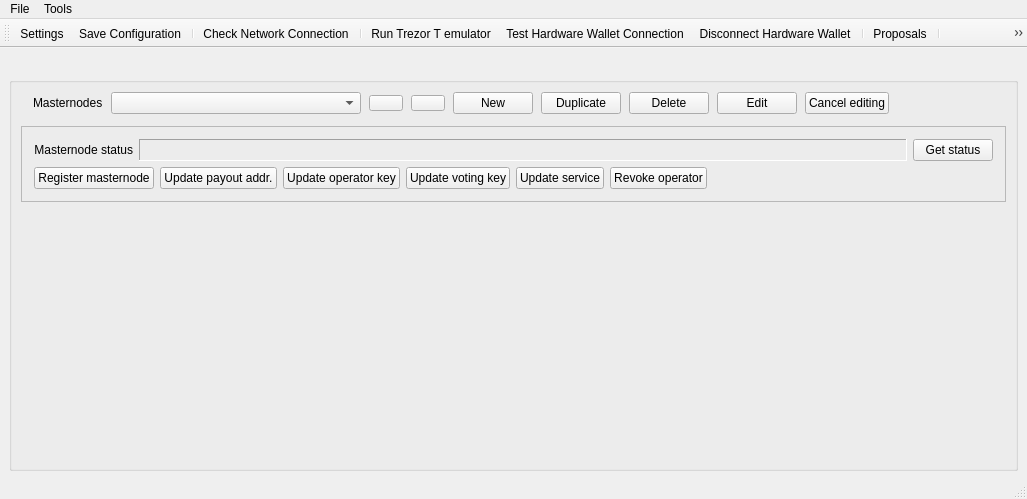
<?xml version="1.0" encoding="UTF-8"?>
<ui version="4.0">
 <class>MainWindow</class>
 <widget class="QMainWindow" name="MainWindow">
  <property name="geometry">
   <rect>
    <x>0</x>
    <y>0</y>
    <width>1027</width>
    <height>499</height>
   </rect>
  </property>
  <property name="sizePolicy">
   <sizepolicy hsizetype="Preferred" vsizetype="Preferred">
    <horstretch>0</horstretch>
    <verstretch>1</verstretch>
   </sizepolicy>
  </property>
  <property name="windowTitle">
   <string>MainWindow</string>
  </property>
  <widget class="QWidget" name="centralwidget">
   <layout class="QVBoxLayout" name="verticalLayout" stretch="0,1">
    <property name="bottomMargin">
     <number>6</number>
    </property>
    <item>
     <layout class="QHBoxLayout" name="layMessage" stretch="0">
      <property name="spacing">
       <number>0</number>
      </property>
      <property name="leftMargin">
       <number>0</number>
      </property>
      <property name="bottomMargin">
       <number>0</number>
      </property>
      <item>
       <widget class="QLabel" name="lblMessage">
        <property name="sizePolicy">
         <sizepolicy hsizetype="Minimum" vsizetype="Preferred">
          <horstretch>0</horstretch>
          <verstretch>0</verstretch>
         </sizepolicy>
        </property>
        <property name="text">
         <string/>
        </property>
        <property name="wordWrap">
         <bool>true</bool>
        </property>
        <property name="margin">
         <number>0</number>
        </property>
        <property name="openExternalLinks">
         <bool>false</bool>
        </property>
       </widget>
      </item>
     </layout>
    </item>
    <item>
     <widget class="QGroupBox" name="gbMain">
      <property name="sizePolicy">
       <sizepolicy hsizetype="Expanding" vsizetype="Expanding">
        <horstretch>1</horstretch>
        <verstretch>1</verstretch>
       </sizepolicy>
      </property>
      <property name="title">
       <string/>
      </property>
      <layout class="QVBoxLayout" name="verticalLayout_2">
       <property name="spacing">
        <number>12</number>
       </property>
       <item>
        <layout class="QHBoxLayout" name="layMasternodesControl" stretch="0,3,0,0,0,0,0,0,0,0">
         <property name="spacing">
          <number>8</number>
         </property>
         <property name="leftMargin">
          <number>12</number>
         </property>
         <property name="topMargin">
          <number>0</number>
         </property>
         <property name="rightMargin">
          <number>0</number>
         </property>
         <property name="bottomMargin">
          <number>0</number>
         </property>
         <item>
          <widget class="QLabel" name="label_5">
           <property name="minimumSize">
            <size>
             <width>0</width>
             <height>0</height>
            </size>
           </property>
           <property name="maximumSize">
            <size>
             <width>16777215</width>
             <height>16777215</height>
            </size>
           </property>
           <property name="text">
            <string>Masternodes</string>
           </property>
           <property name="alignment">
            <set>Qt::AlignLeading|Qt::AlignLeft|Qt::AlignVCenter</set>
           </property>
          </widget>
         </item>
         <item>
          <widget class="QComboBox" name="cboMasternodes">
           <property name="sizePolicy">
            <sizepolicy hsizetype="MinimumExpanding" vsizetype="Fixed">
             <horstretch>0</horstretch>
             <verstretch>0</verstretch>
            </sizepolicy>
           </property>
           <property name="minimumSize">
            <size>
             <width>140</width>
             <height>0</height>
            </size>
           </property>
           <property name="maximumSize">
            <size>
             <width>250</width>
             <height>16777215</height>
            </size>
           </property>
           <property name="toolTip">
            <string>List of configured masternodes</string>
           </property>
           <property name="editable">
            <bool>false</bool>
           </property>
          </widget>
         </item>
         <item>
          <widget class="QPushButton" name="btnMoveMnUp">
           <property name="sizePolicy">
            <sizepolicy hsizetype="Maximum" vsizetype="Fixed">
             <horstretch>0</horstretch>
             <verstretch>0</verstretch>
            </sizepolicy>
           </property>
           <property name="maximumSize">
            <size>
             <width>16777215</width>
             <height>16777215</height>
            </size>
           </property>
           <property name="toolTip">
            <string>Move up in the masternode list</string>
           </property>
           <property name="styleSheet">
            <string notr="true">padding-left: 0px;
padding-right: 0px;</string>
           </property>
           <property name="text">
            <string/>
           </property>
           <property name="flat">
            <bool>false</bool>
           </property>
          </widget>
         </item>
         <item>
          <widget class="QPushButton" name="btnMoveMnDown">
           <property name="toolTip">
            <string>Move down in the masternode list</string>
           </property>
           <property name="styleSheet">
            <string notr="true">padding-left: 0px;
padding-right: 0px;</string>
           </property>
           <property name="text">
            <string/>
           </property>
          </widget>
         </item>
         <item>
          <widget class="QPushButton" name="btnNewMn">
           <property name="sizePolicy">
            <sizepolicy hsizetype="Minimum" vsizetype="Fixed">
             <horstretch>0</horstretch>
             <verstretch>0</verstretch>
            </sizepolicy>
           </property>
           <property name="maximumSize">
            <size>
             <width>16777215</width>
             <height>16777215</height>
            </size>
           </property>
           <property name="toolTip">
            <string>Create a new Masternode configuration</string>
           </property>
           <property name="text">
            <string>New</string>
           </property>
          </widget>
         </item>
         <item>
          <widget class="QPushButton" name="btnDuplicateMn">
           <property name="sizePolicy">
            <sizepolicy hsizetype="Minimum" vsizetype="Fixed">
             <horstretch>0</horstretch>
             <verstretch>0</verstretch>
            </sizepolicy>
           </property>
           <property name="toolTip">
            <string>Duplicate masternode entry</string>
           </property>
           <property name="text">
            <string>Duplicate</string>
           </property>
          </widget>
         </item>
         <item>
          <widget class="QPushButton" name="btnDeleteMn">
           <property name="sizePolicy">
            <sizepolicy hsizetype="Minimum" vsizetype="Fixed">
             <horstretch>0</horstretch>
             <verstretch>0</verstretch>
            </sizepolicy>
           </property>
           <property name="toolTip">
            <string>Delete current Masternode configuration</string>
           </property>
           <property name="text">
            <string>Delete</string>
           </property>
          </widget>
         </item>
         <item>
          <widget class="QPushButton" name="btnEditMn">
           <property name="sizePolicy">
            <sizepolicy hsizetype="Minimum" vsizetype="Fixed">
             <horstretch>0</horstretch>
             <verstretch>0</verstretch>
            </sizepolicy>
           </property>
           <property name="maximumSize">
            <size>
             <width>16777215</width>
             <height>16777215</height>
            </size>
           </property>
           <property name="toolTip">
            <string>Enable editing</string>
           </property>
           <property name="text">
            <string>Edit</string>
           </property>
          </widget>
         </item>
         <item>
          <widget class="QPushButton" name="btnCancelEditingMn">
           <property name="text">
            <string>Cancel editing</string>
           </property>
          </widget>
         </item>
         <item>
          <spacer name="horizontalSpacer">
           <property name="orientation">
            <enum>Qt::Horizontal</enum>
           </property>
           <property name="sizeHint" stdset="0">
            <size>
             <width>40</width>
             <height>20</height>
            </size>
           </property>
          </spacer>
         </item>
        </layout>
       </item>
       <item>
        <widget class="QFrame" name="frmMasternodeDetails">
         <property name="frameShape">
          <enum>QFrame::StyledPanel</enum>
         </property>
         <property name="frameShadow">
          <enum>QFrame::Plain</enum>
         </property>
         <layout class="QVBoxLayout" name="verticalLayout_3">
          <property name="spacing">
           <number>-1</number>
          </property>
          <property name="leftMargin">
           <number>12</number>
          </property>
          <property name="topMargin">
           <number>12</number>
          </property>
          <property name="rightMargin">
           <number>12</number>
          </property>
          <property name="bottomMargin">
           <number>12</number>
          </property>
          <item>
           <layout class="QHBoxLayout" name="horizontalLayout" stretch="0,1,0">
            <property name="spacing">
             <number>-1</number>
            </property>
            <item>
             <widget class="QLabel" name="lblMasternodeStatus">
              <property name="minimumSize">
               <size>
                <width>0</width>
                <height>0</height>
               </size>
              </property>
              <property name="maximumSize">
               <size>
                <width>16777215</width>
                <height>16777215</height>
               </size>
              </property>
              <property name="text">
               <string>Masternode status</string>
              </property>
              <property name="alignment">
               <set>Qt::AlignRight|Qt::AlignTrailing|Qt::AlignVCenter</set>
              </property>
             </widget>
            </item>
            <item>
             <widget class="QLabel" name="lblMnStatus">
              <property name="frameShape">
               <enum>QFrame::Panel</enum>
              </property>
              <property name="frameShadow">
               <enum>QFrame::Sunken</enum>
              </property>
              <property name="text">
               <string/>
              </property>
              <property name="wordWrap">
               <bool>true</bool>
              </property>
              <property name="openExternalLinks">
               <bool>true</bool>
              </property>
              <property name="textInteractionFlags">
               <set>Qt::LinksAccessibleByMouse|Qt::TextSelectableByMouse</set>
              </property>
             </widget>
            </item>
            <item>
             <widget class="QPushButton" name="btnRefreshMnStatus">
              <property name="sizePolicy">
               <sizepolicy hsizetype="Minimum" vsizetype="Fixed">
                <horstretch>0</horstretch>
                <verstretch>0</verstretch>
               </sizepolicy>
              </property>
              <property name="toolTip">
               <string>Get Masternode's status</string>
              </property>
              <property name="text">
               <string>Get status</string>
              </property>
             </widget>
            </item>
           </layout>
          </item>
          <item>
           <layout class="QHBoxLayout" name="horizontalLayout_2">
            <property name="spacing">
             <number>-1</number>
            </property>
            <item>
             <widget class="QPushButton" name="btnRegisterDmn">
              <property name="toolTip">
               <string>Register new/update existing masternode by sending a ProRegTx transaction.</string>
              </property>
              <property name="text">
               <string>Register masternode</string>
              </property>
             </widget>
            </item>
            <item>
             <widget class="QPushButton" name="btnUpdMnPayoutAddr">
              <property name="sizePolicy">
               <sizepolicy hsizetype="Minimum" vsizetype="Fixed">
                <horstretch>0</horstretch>
                <verstretch>0</verstretch>
               </sizepolicy>
              </property>
              <property name="minimumSize">
               <size>
                <width>0</width>
                <height>0</height>
               </size>
              </property>
              <property name="maximumSize">
               <size>
                <width>16777215</width>
                <height>16777215</height>
               </size>
              </property>
              <property name="toolTip">
               <string>Update the masternode payout address on the network.</string>
              </property>
              <property name="styleSheet">
               <string notr="true"/>
              </property>
              <property name="text">
               <string>Update payout addr.</string>
              </property>
             </widget>
            </item>
            <item>
             <widget class="QPushButton" name="btnUpdMnOperatorKey">
              <property name="toolTip">
               <string>Update the masternode operator key on the network.</string>
              </property>
              <property name="text">
               <string>Update operator key</string>
              </property>
             </widget>
            </item>
            <item>
             <widget class="QPushButton" name="btnUpdMnVotingKey">
              <property name="toolTip">
               <string>Update the masternode voting key on the network.</string>
              </property>
              <property name="text">
               <string>Update voting key</string>
              </property>
             </widget>
            </item>
            <item>
             <widget class="QPushButton" name="btnUpdMnService">
              <property name="toolTip">
               <string>Update the masternode IP:port and/or the operator reward FIX address.</string>
              </property>
              <property name="text">
               <string>Update service</string>
              </property>
             </widget>
            </item>
            <item>
             <widget class="QPushButton" name="btnRevokeMn">
              <property name="toolTip">
               <string>Revoke the masternode operator key.</string>
              </property>
              <property name="text">
               <string>Revoke operator</string>
              </property>
             </widget>
            </item>
            <item>
             <spacer name="horizontalSpacer_3">
              <property name="orientation">
               <enum>Qt::Horizontal</enum>
              </property>
              <property name="sizeHint" stdset="0">
               <size>
                <width>40</width>
                <height>20</height>
               </size>
              </property>
             </spacer>
            </item>
           </layout>
          </item>
         </layout>
        </widget>
       </item>
       <item>
        <spacer name="verticalSpacer">
         <property name="orientation">
          <enum>Qt::Vertical</enum>
         </property>
         <property name="sizeHint" stdset="0">
          <size>
           <width>20</width>
           <height>40</height>
          </size>
         </property>
        </spacer>
       </item>
      </layout>
     </widget>
    </item>
   </layout>
  </widget>
  <widget class="QStatusBar" name="statusBar"/>
  <widget class="QMenuBar" name="menuBar">
   <property name="geometry">
    <rect>
     <x>0</x>
     <y>0</y>
     <width>1027</width>
     <height>22</height>
    </rect>
   </property>
   <widget class="QMenu" name="menuTools">
    <property name="title">
     <string>Tools</string>
    </property>
    <widget class="QMenu" name="menuClear">
     <property name="title">
      <string>Clear</string>
     </property>
     <addaction name="action_clear_wallet_cache"/>
     <addaction name="action_clear_proposals_cache"/>
    </widget>
    <addaction name="action_transfer_funds_for_any_address"/>
    <addaction name="separator"/>
    <addaction name="action_sign_message_with_collateral_addr"/>
    <addaction name="action_sign_message_with_owner_key"/>
    <addaction name="action_sign_message_with_voting_key"/>
    <addaction name="separator"/>
    <addaction name="action_hw_configuration"/>
    <addaction name="action_hw_initialization_recovery"/>
    <addaction name="separator"/>
    <addaction name="action_import_masternode_conf"/>
    <addaction name="separator"/>
    <addaction name="action_check_for_updates"/>
    <addaction name="action_command_console"/>
    <addaction name="action_open_log_file"/>
    <addaction name="action_open_data_folder"/>
    <addaction name="menuClear"/>
   </widget>
   <widget class="QMenu" name="menuFile">
    <property name="title">
     <string>File</string>
    </property>
    <widget class="QMenu" name="action_open_recent_files">
     <property name="title">
      <string>Recent Configuration Files</string>
     </property>
    </widget>
    <addaction name="action_load_config_file"/>
    <addaction name="action_open_recent_files"/>
    <addaction name="action_restore_config_from_backup"/>
    <addaction name="action_save_config_file"/>
    <addaction name="action_save_config_file_as"/>
    <addaction name="action_export_configuration"/>
    <addaction name="action_import_configuration"/>
    <addaction name="separator"/>
    <addaction name="action_open_settings_window"/>
    <addaction name="separator"/>
    <addaction name="action_about_app"/>
    <addaction name="action_about_qt"/>
   </widget>
   <addaction name="menuFile"/>
   <addaction name="menuTools"/>
  </widget>
  <widget class="QToolBar" name="toolBar">
   <property name="windowTitle">
    <string>toolBar</string>
   </property>
   <property name="toolButtonStyle">
    <enum>Qt::ToolButtonIconOnly</enum>
   </property>
   <property name="floatable">
    <bool>false</bool>
   </property>
   <attribute name="toolBarArea">
    <enum>TopToolBarArea</enum>
   </attribute>
   <attribute name="toolBarBreak">
    <bool>false</bool>
   </attribute>
   <addaction name="action_open_settings_window"/>
   <addaction name="action_save_config_file"/>
   <addaction name="separator"/>
   <addaction name="action_check_network_connection"/>
   <addaction name="separator"/>
   <addaction name="action_run_trezor_emulator"/>
   <addaction name="action_test_hw_connection"/>
   <addaction name="action_disconnect_hw"/>
   <addaction name="separator"/>
   <addaction name="action_open_proposals_window"/>
   <addaction name="separator"/>
   <addaction name="action_transfer_funds_for_any_address"/>
  </widget>
  <action name="action_transfer_funds_for_cur_mn">
   <property name="text">
    <string>Transfer Funds for Current Masternode...</string>
   </property>
  </action>
  <action name="action_transfer_funds_for_all_mns">
   <property name="text">
    <string>Transfer Funds for All Masternodes</string>
   </property>
  </action>
  <action name="action_transfer_funds_for_any_address">
   <property name="text">
    <string>Transfer Funds / Wallet</string>
   </property>
  </action>
  <action name="action_sign_message_with_collateral_addr">
   <property name="text">
    <string>Sign Message with Collateral Address...</string>
   </property>
   <property name="toolTip">
    <string>Sign message with the collateral address of the current masternode</string>
   </property>
  </action>
  <action name="action_hw_configuration">
   <property name="text">
    <string>Hardware Wallet PIN/passphrase Configuration...</string>
   </property>
  </action>
  <action name="action_load_config_file">
   <property name="text">
    <string>Open Configuration File...</string>
   </property>
   <property name="toolTip">
    <string>Open configuration file</string>
   </property>
   <property name="shortcut">
    <string>Ctrl+O</string>
   </property>
  </action>
  <action name="action_save_config_file_as">
   <property name="text">
    <string>Save Configuration As...</string>
   </property>
   <property name="shortcut">
    <string>Ctrl+Shift+S</string>
   </property>
  </action>
  <action name="action_save_config_file">
   <property name="text">
    <string>Save Configuration</string>
   </property>
   <property name="shortcut">
    <string>Ctrl+S</string>
   </property>
  </action>
  <action name="action_check_network_connection">
   <property name="text">
    <string>Check Network Connection</string>
   </property>
   <property name="toolTip">
    <string>Check FIX Network Connection</string>
   </property>
  </action>
  <action name="action_open_settings_window">
   <property name="text">
    <string>Settings</string>
   </property>
   <property name="toolTip">
    <string>Settings</string>
   </property>
   <property name="menuRole">
    <enum>QAction::PreferencesRole</enum>
   </property>
  </action>
  <action name="action_open_proposals_window">
   <property name="text">
    <string>Proposals</string>
   </property>
   <property name="toolTip">
    <string>Proposals</string>
   </property>
  </action>
  <action name="action_test_hw_connection">
   <property name="text">
    <string>Test Hardware Wallet Connection</string>
   </property>
  </action>
  <action name="action_disconnect_hw">
   <property name="text">
    <string>Disconnect Hardware Wallet</string>
   </property>
  </action>
  <action name="action_hw_initialization_recovery">
   <property name="text">
    <string>Hardware Wallet Initialization/Recovery...</string>
   </property>
  </action>
  <action name="action_check_for_updates">
   <property name="text">
    <string>Check For Updates</string>
   </property>
  </action>
  <action name="action_open_log_file">
   <property name="text">
    <string>Open Log File</string>
   </property>
   <property name="shortcut">
    <string>Meta+Alt+L</string>
   </property>
  </action>
  <action name="action_about_app">
   <property name="text">
    <string>About FixMasternodeTool...</string>
   </property>
   <property name="menuRole">
    <enum>QAction::AboutRole</enum>
   </property>
  </action>
  <action name="action_import_masternode_conf">
   <property name="text">
    <string>Import masternodes from the masternode.conf file...</string>
   </property>
  </action>
  <action name="action_about_qt">
   <property name="text">
    <string>About Qt...</string>
   </property>
   <property name="toolTip">
    <string>About Qt</string>
   </property>
   <property name="menuRole">
    <enum>QAction::AboutQtRole</enum>
   </property>
  </action>
  <action name="action_gen_mn_priv_key_compressed">
   <property name="text">
    <string>Generate masternode private key (compressed)</string>
   </property>
   <property name="shortcut">
    <string>Ctrl+Alt+C</string>
   </property>
  </action>
  <action name="action_gen_mn_priv_key_uncompressed">
   <property name="text">
    <string>Generate masternode private key (uncompressed)</string>
   </property>
   <property name="toolTip">
    <string>Generate masternode private key (uncompressed)</string>
   </property>
   <property name="shortcut">
    <string>Ctrl+Alt+U</string>
   </property>
  </action>
  <action name="action_command_console">
   <property name="text">
    <string>Command Console</string>
   </property>
   <property name="shortcut">
    <string>Meta+Alt+C</string>
   </property>
  </action>
  <action name="action_run_trezor_emulator">
   <property name="text">
    <string>Run Trezor T emulator</string>
   </property>
   <property name="toolTip">
    <string>Run Trezor T emulator</string>
   </property>
  </action>
  <action name="action_open_data_folder">
   <property name="text">
    <string>Open Application Data Folder</string>
   </property>
  </action>
  <action name="action_clear_wallet_cache">
   <property name="text">
    <string>Wallet Cache</string>
   </property>
  </action>
  <action name="action_clear_proposals_cache">
   <property name="text">
    <string>Proposals Cache</string>
   </property>
  </action>
  <action name="action_restore_config_from_backup">
   <property name="text">
    <string>Restore Configuration from Backup...</string>
   </property>
   <property name="toolTip">
    <string>Restore Configuration from Backup...</string>
   </property>
   <property name="shortcut">
    <string>Ctrl+R</string>
   </property>
  </action>
  <action name="action_sign_message_with_owner_key">
   <property name="text">
    <string>Sign Message with Owner Key...</string>
   </property>
   <property name="toolTip">
    <string>Sign message with the masternode owner key</string>
   </property>
  </action>
  <action name="action_sign_message_with_voting_key">
   <property name="text">
    <string>Sign Message with Voting Key...</string>
   </property>
   <property name="toolTip">
    <string>Sign message with the masternode voting key</string>
   </property>
  </action>
  <action name="action_export_configuration">
   <property name="text">
    <string>Export Configuration...</string>
   </property>
   <property name="toolTip">
    <string>Export Configuration</string>
   </property>
  </action>
  <action name="action_import_configuration">
   <property name="text">
    <string>Import Configuration...</string>
   </property>
   <property name="toolTip">
    <string>Import Configuration</string>
   </property>
  </action>
 </widget>
 <tabstops>
  <tabstop>cboMasternodes</tabstop>
  <tabstop>btnNewMn</tabstop>
  <tabstop>btnEditMn</tabstop>
  <tabstop>btnDeleteMn</tabstop>
 </tabstops>
 <resources/>
 <connections/>
</ui>
